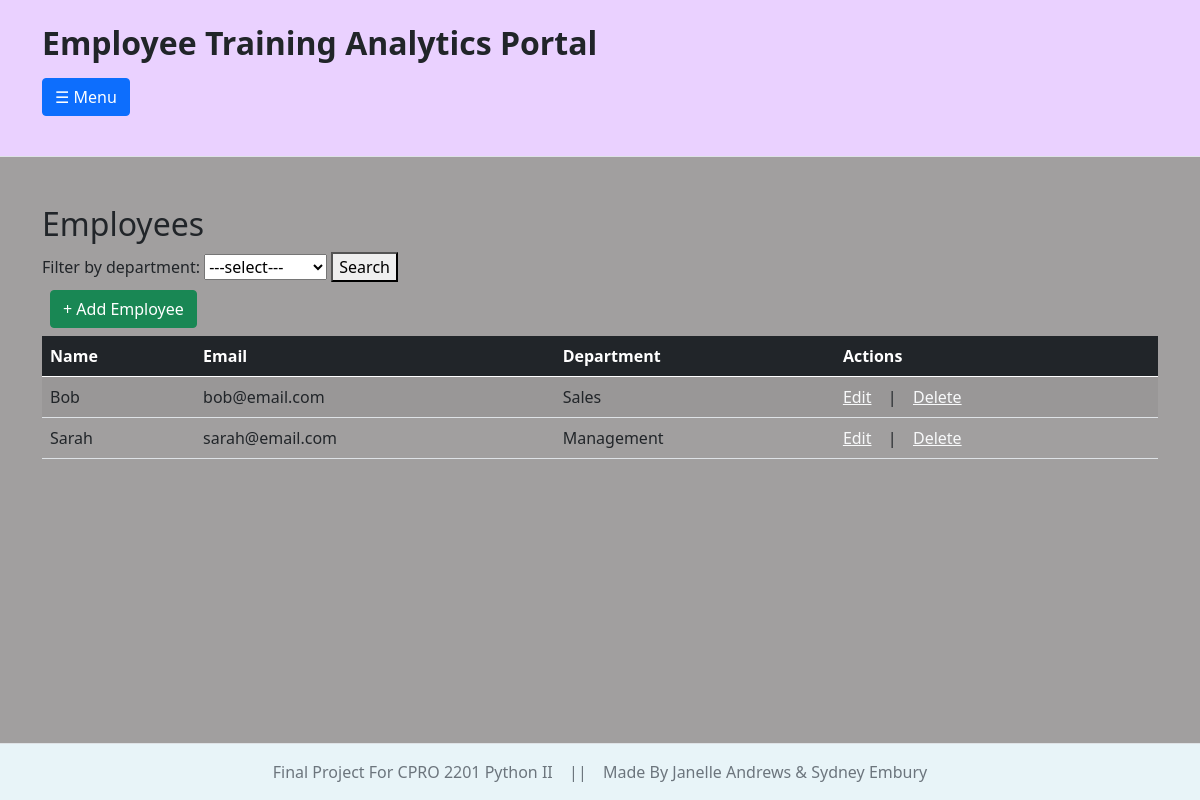
/analytics_portal/employees/, run on an earlier commit of the app's database.
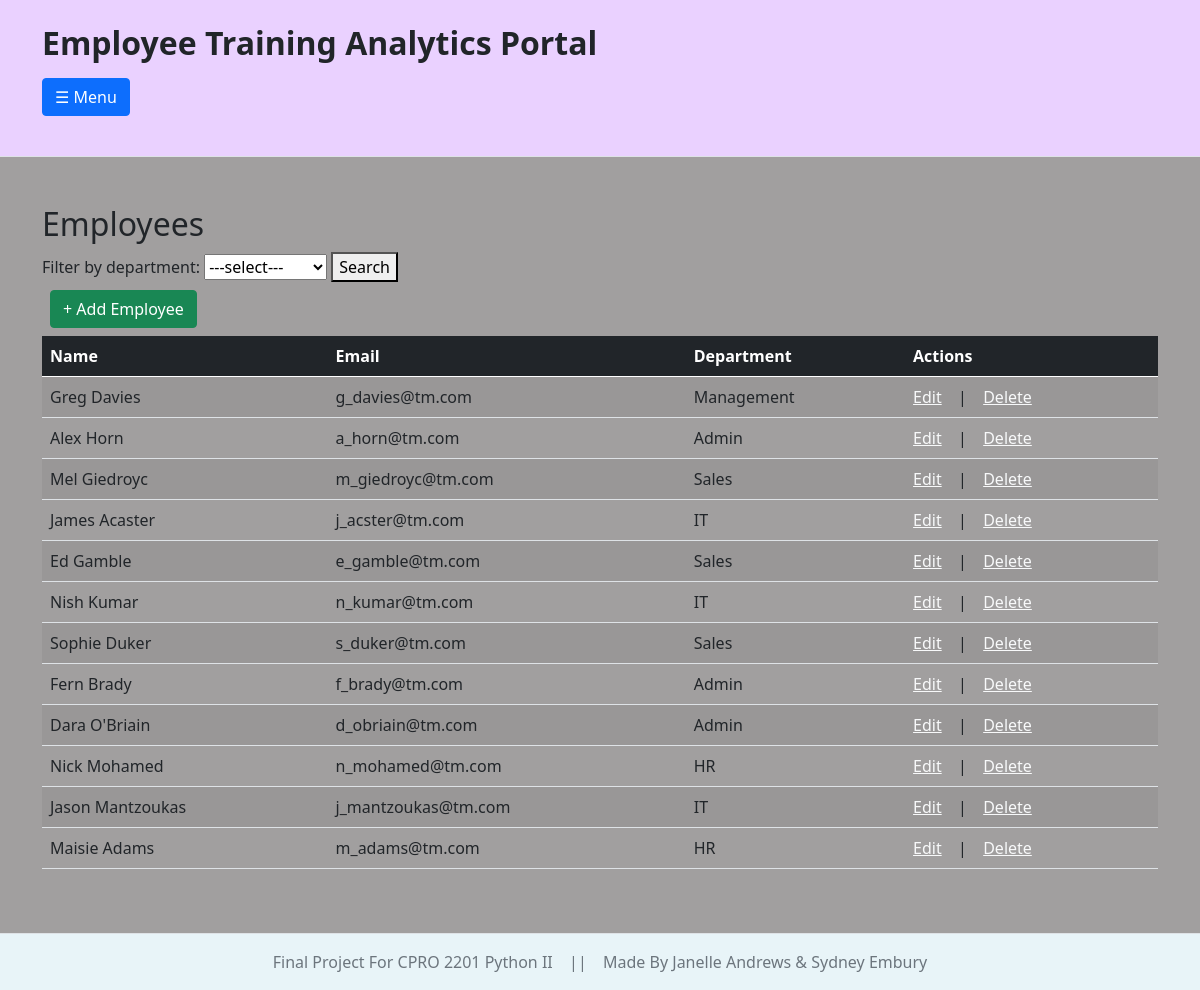
And on a later commit of the database.
### analytics_portal/models.py (models this page shows, shortened)
class Employee(models.Model):
    department_choices = [("1", "IT"),("2", "HR"),("3", "Sales"),("4","Admin"),("5","Management")]
    full_name = models.CharField(max_length=100)
    email = models.EmailField(unique=True)
    department = models.CharField(choices=department_choices)

### analytics_portal/views.py (the view)
# urls.py: path('employees/',views.employee_list,name="employee_list"),
def employee_list(request):
    department_filter = request.GET.get('department', '')
    departments = Employee._meta.get_field('department').choices
    employees = Employee.objects.all()
    if department_filter:
        employees = employees.filter(department=department_filter)
    return render(request, "analytics_portal/employee/employee_list.html", {"employees":employees, "departments":departments})

### analytics_portal/templates/analytics_portal/employee/employee_list.html (shortened to what this page needs)
{% extends "analytics_portal/global_layout.html" %}
{% block content %}
    <h2>Employees</h2>
    <form method="GET">
        <label for="department">Filter by department:</label>
        <select name="department">
            <option value="">---select---</option>
        </select>
        <button type="submit">Search</button>
    </form>
    <a class="btn btn-success m-2" href="{% url 'add_employee'%}">+ Add Employee</a>
    <table class="table-responsive table table-striped table-hover" boarder="1"">
        <thead class="table-dark">
            <tr>
                <th>Name</th>
                <th>Email</th>
                <th>Department</th>
                <th>Actions</th>
            </tr>
        </thead>
        <tbody>
            {% for employee in employees %}
                <tr>
                    <td>{{employee.full_name}}</td>
                    <td>{{employee.email}}</td>
                    <td>{{employee.get_department_display}}</td>
                    <td>
                        <a class="link-light" href="{% url 'update_employee' employee.id %}">Edit</a>
                        &ensp; | &ensp;
                        <a class="link-light" href="{% url 'delete_employee' employee.id %}">Delete</a>
                    </td>
                </tr>
            {% empty %}
                <tr>
                    <td colspan="4"> No results found.</td>
                </tr>
            {% endfor %}
            </table>
{% endblock %}

What changed in the data, as far as the page shows it:
removed Employee: full_name "Bob", email "bob@email.com", department "Sales"
removed Employee: full_name "Sarah", email "sarah@email.com", department "Management"
added Employee: full_name "Greg Davies", email "g_davies@tm.com", department "Management"
added Employee: full_name "Alex Horn", email "a_horn@tm.com", department "Admin"
added Employee: full_name "Mel Giedroyc", email "m_giedroyc@tm.com", department "Sales"
added Employee: full_name "James Acaster", email "j_acster@tm.com", department "IT"
added Employee: full_name "Ed Gamble", email "e_gamble@tm.com", department "Sales"
added Employee: full_name "Nish Kumar", email "n_kumar@tm.com", department "IT"
added Employee: full_name "Sophie Duker", email "s_duker@tm.com", department "Sales"
added Employee: full_name "Fern Brady", email "f_brady@tm.com", department "Admin"
added Employee: full_name "Dara O'Briain", email "d_obriain@tm.com", department "Admin"
added Employee: full_name "Nick Mohamed", email "n_mohamed@tm.com", department "HR"
added Employee: full_name "Jason Mantzoukas", email "j_mantzoukas@tm.com", department "IT"
added Employee: full_name "Maisie Adams", email "m_adams@tm.com", department "HR"
